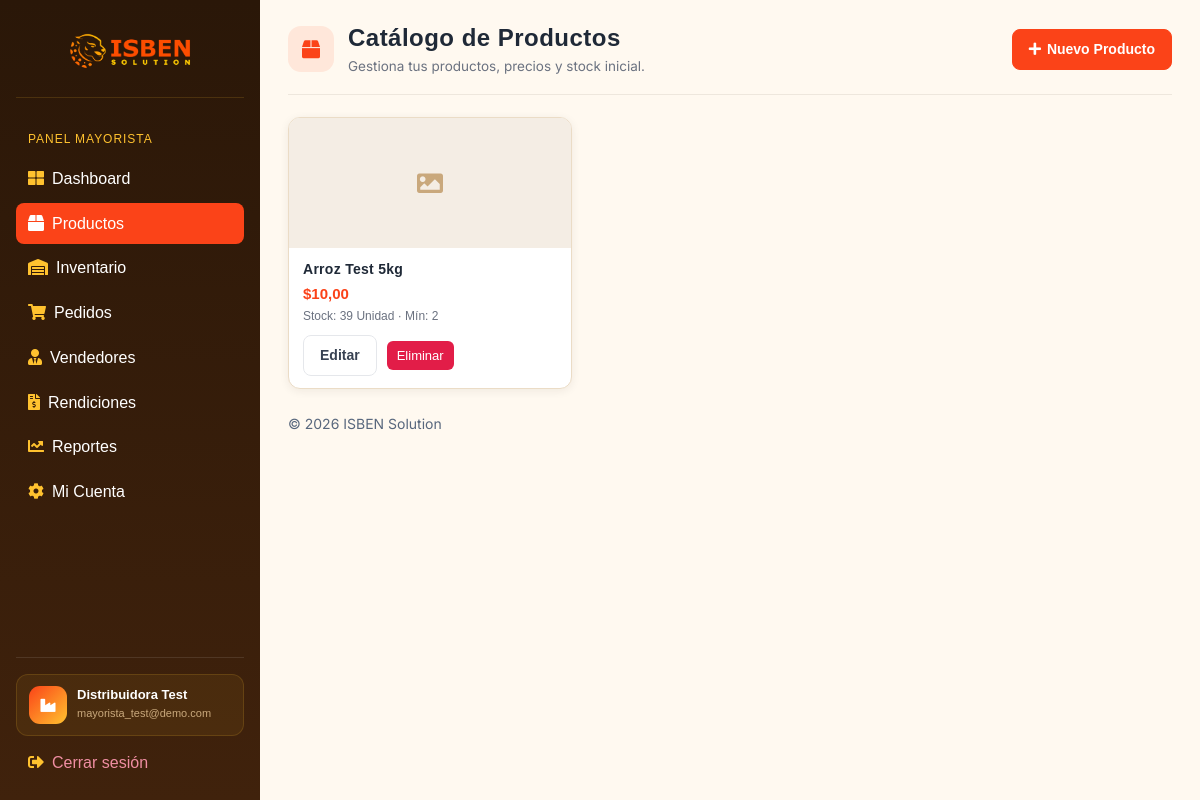
The page /mayorista/productos/ (signed in) on the database its author committed.
### appDjango/models.py (models this page shows, shortened)
class Mayorista(models.Model):
    CATEGORIA_CHOICES = [
        ("bebidas", "Bebidas"),
        ("abarrotes", "Abarrotes"),
        ("lacteos", "Lácteos"),
        ("limpieza", "Limpieza"),
        ("otro", "Otro"),
    ]
    PLAN_CHOICES = [
        ("sin_asignar", "Sin asignar"),
        ("suscripcion", "Suscripción anual"),
        ("comision", "Solo comisión"),
        ("mixto", "Mixto"),
    ]
    ESTADO_CHOICES = [
        ("pendiente_pago", "Pendiente de pago"),
        ("activo", "Activo"),
        ("suspendido", "Suspendido"),
    ]
    MESES_CORTOS = [
        "Ene",
        "Feb",
        "Mar",
        "Abr",
        "May",
        "Jun",
        "Jul",
        "Ago",
        "Sep",
        "Oct",
        "Nov",
        "Dic",
    ]
    cuenta = models.OneToOneField(
        settings.AUTH_USER_MODEL,
        on_delete=models.CASCADE,
        related_name="perfil_mayorista",
    )
    nombre = models.CharField(max_length=255)
    telefono = models.CharField(
        max_length=15,
        default="",
    )
    categoria = models.CharField(max_length=20, choices=CATEGORIA_CHOICES)
    logo_url = models.TextField(blank=True, null=True)
    estado = models.CharField(
        max_length=20, choices=ESTADO_CHOICES, default="pendiente_pago"
    )
    plan = models.CharField(
        max_length=20,
        choices=PLAN_CHOICES,
        default="sin_asignar",
    )
    tarifa_anual = models.DecimalField(max_digits=10, decimal_places=2, default=0)
    porcentaje_comision = models.DecimalField(max_digits=5, decimal_places=2, default=0)
    fecha_vencimiento = models.DateField(blank=True, null=True)

class Producto(models.Model):
    UNIDAD_CHOICES = [
        ("unidad", "Unidad"),
        ("caja", "Caja"),
        ("kg", "Kilogramo"),
    ]
    mayorista = models.ForeignKey(
        Mayorista, on_delete=models.CASCADE, related_name="productos"
    )
    nombre = models.CharField(max_length=255)
    foto_url = models.TextField()
    precio = models.DecimalField(max_digits=10, decimal_places=2)
    stock = models.PositiveIntegerField(default=0)
    minimo_compra = models.PositiveIntegerField(default=1)
    unidad = models.CharField(max_length=20, choices=UNIDAD_CHOICES, default="unidad")
    activo = models.BooleanField(default=True)

### appDjango/views.py (the view)
@mayorista_required
def mayorista_productos(request):
    productos = Producto.objects.filter(mayorista=request.mayorista).order_by("-id")
    return render(request, "mayorista/productos.html", {"productos": productos})

### appDjango/templates/mayorista/productos.html (shortened to what this page needs)
{% extends 'layouts/base.html' %}
{% block content %}
  <div class="pagina-cabecera">
    <div class="pagina-cabecera-titulo">
      <div class="pagina-cabecera-icono"><i class="fas fa-box"></i></div>
      <div>
        <h1>Catálogo de Productos</h1>
        <p class="subtitulo">Gestiona tus productos, precios y stock inicial.</p>
      </div>
    </div>
    <div class="pagina-cabecera-acciones">
      <a href="{% url 'portal_mayorista_producto_crear' %}" class="btn btn-primary"><i class="fas fa-plus"></i> Nuevo Producto</a>
    </div>
  </div>
  <div class="portal-grid">
    {% for producto in productos %}
      <div class="portal-product-card">
        <div class="portal-product-card-body">
          <h3>{{ producto.nombre }}</h3>
          <div class="price">${{ producto.precio }}</div>
          <div class="meta">Stock: {{ producto.stock }} {{ producto.get_unidad_display }} · Mín: {{ producto.minimo_compra }}</div>
          <div class="form-actions" style="margin-top:10px;">
            <a href="{% url 'portal_mayorista_producto_editar' producto.id %}" class="btn btn-outline">Editar</a>
            <a href="{% url 'portal_mayorista_producto_eliminar' producto.id %}"
               class="action action-delete"
               data-confirmar="¿Eliminar {{ producto.nombre }}?"
               data-confirmar-texto="El producto desaparecerá del catálogo de las tiendas.">Eliminar</a>
          </div>
        </div>
      </div>
    {% empty %}
      <p class="portal-empty">Aún no tienes productos en tu catálogo.</p>
    {% endfor %}
  </div>
{% endblock %}

### appDjango/templates/includes/sidebar.html (shortened to what this page needs)
{% load static %}
<nav id="sidebarMenu" class="sidebar d-lg-block collapse">
  <div class="sidebar-inner px-3 pt-3">
    <div class="sidebar-marca">
      <a href="{% url 'portal_landing' %}">
        <img src="{% static 'imagenes/logos_2.png' %}" alt="ISBEN Solution">
      </a>
    </div>
    <ul class="nav flex-column">
      {% if user.perfil_mayorista %}
        <li class="sidebar-heading">Panel Mayorista</li>
        <li class="nav-item {% if 'mayorista_dashboard' in request.resolver_match.url_name %}active{% endif %}">
          <a href="{% url 'portal_mayorista_dashboard' %}" class="nav-link"><span class="sidebar-icon"><i class="fas fa-th-large"></i></span>Dashboard</a>
        </li>
        <li class="nav-item {% if 'producto' in request.resolver_match.url_name %}active{% endif %}">
          <a href="{% url 'portal_mayorista_productos' %}" class="nav-link"><span class="sidebar-icon"><i class="fas fa-box"></i></span>Productos</a>
        </li>
        <li class="nav-item {% if request.resolver_match.url_name == 'portal_mayorista_inventario' %}active{% endif %}">
          <a href="{% url 'portal_mayorista_inventario' %}" class="nav-link"><span class="sidebar-icon"><i class="fas fa-warehouse"></i></span>Inventario</a>
        </li>
        <li class="nav-item {% if 'pedido' in request.resolver_match.url_name %}active{% endif %}">
          <a href="{% url 'portal_mayorista_pedidos' %}" class="nav-link"><span class="sidebar-icon"><i class="fas fa-shopping-cart"></i></span>Pedidos</a>
        </li>
        <li class="nav-item {% if 'vendedor' in request.resolver_match.url_name %}active{% endif %}">
          <a href="{% url 'portal_mayorista_vendedores' %}" class="nav-link"><span class="sidebar-icon"><i class="fas fa-user-tie"></i></span>Vendedores</a>
        </li>
        <li class="nav-item {% if 'rendicion' in request.resolver_match.url_name %}active{% endif %}">
          <a href="{% url 'portal_mayorista_rendiciones' %}" class="nav-link"><span class="sidebar-icon"><i class="fas fa-file-invoice-dollar"></i></span>Rendiciones</a>
        </li>
        <li class="nav-item {% if request.resolver_match.url_name == 'portal_mayorista_reportes' %}active{% endif %}">
          <a href="{% url 'portal_mayorista_reportes' %}" class="nav-link"><span class="sidebar-icon"><i class="fas fa-chart-line"></i></span>Reportes</a>
        </li>
        <li class="nav-item {% if request.resolver_match.url_name == 'portal_mayorista_mi_cuenta' %}active{% endif %}">
          <a href="{% url 'portal_mayorista_mi_cuenta' %}" class="nav-link"><span class="sidebar-icon"><i class="fas fa-cog"></i></span>Mi Cuenta</a>
        </li>
      {% endif %}
    </ul>
    <div class="sidebar-user mt-auto pt-3">
      {% if user.is_authenticated %}
        <div class="sidebar-user-info">
          <div class="sidebar-user-avatar">
            {% if user.perfil_mayorista %}<i class="fas fa-industry"></i>
            {% elif user.perfil_vendedor %}<i class="fas fa-user-tie"></i>
            {% elif user.perfil_tienda %}<i class="fas fa-store"></i>
            {% else %}<i class="fas fa-shield-alt"></i>{% endif %}
          </div>
          <div class="sidebar-user-datos">
            <span class="sidebar-user-nombre">
              {% if user.perfil_mayorista %}{{ user.perfil_mayorista.nombre }}
              {% elif user.perfil_vendedor %}{{ user.perfil_vendedor.nombre }}
              {% elif user.perfil_tienda %}{{ user.perfil_tienda.nombre }}
              {% else %}Administrador{% endif %}
            </span>
            <span class="sidebar-user-email">{{ user.username }}</span>
          </div>
        </div>
        <a href="{% url 'portal_logout' %}" class="nav-link sidebar-logout">
          <span class="sidebar-icon"><i class="fas fa-sign-out-alt"></i></span>Cerrar sesión
        </a>
      {% endif %}
    </div>
  </div>
</nav>

### rows shown on the page
Producto: nombre "Arroz Test 5kg", precio "10,00", stock "39", unidad "Unidad", minimo_compra "2"

### other values the page prints
{{ user.perfil_mayorista.nombre }} "Distribuidora Test"
{{ user.username }} "mayorista_test@demo.com"
